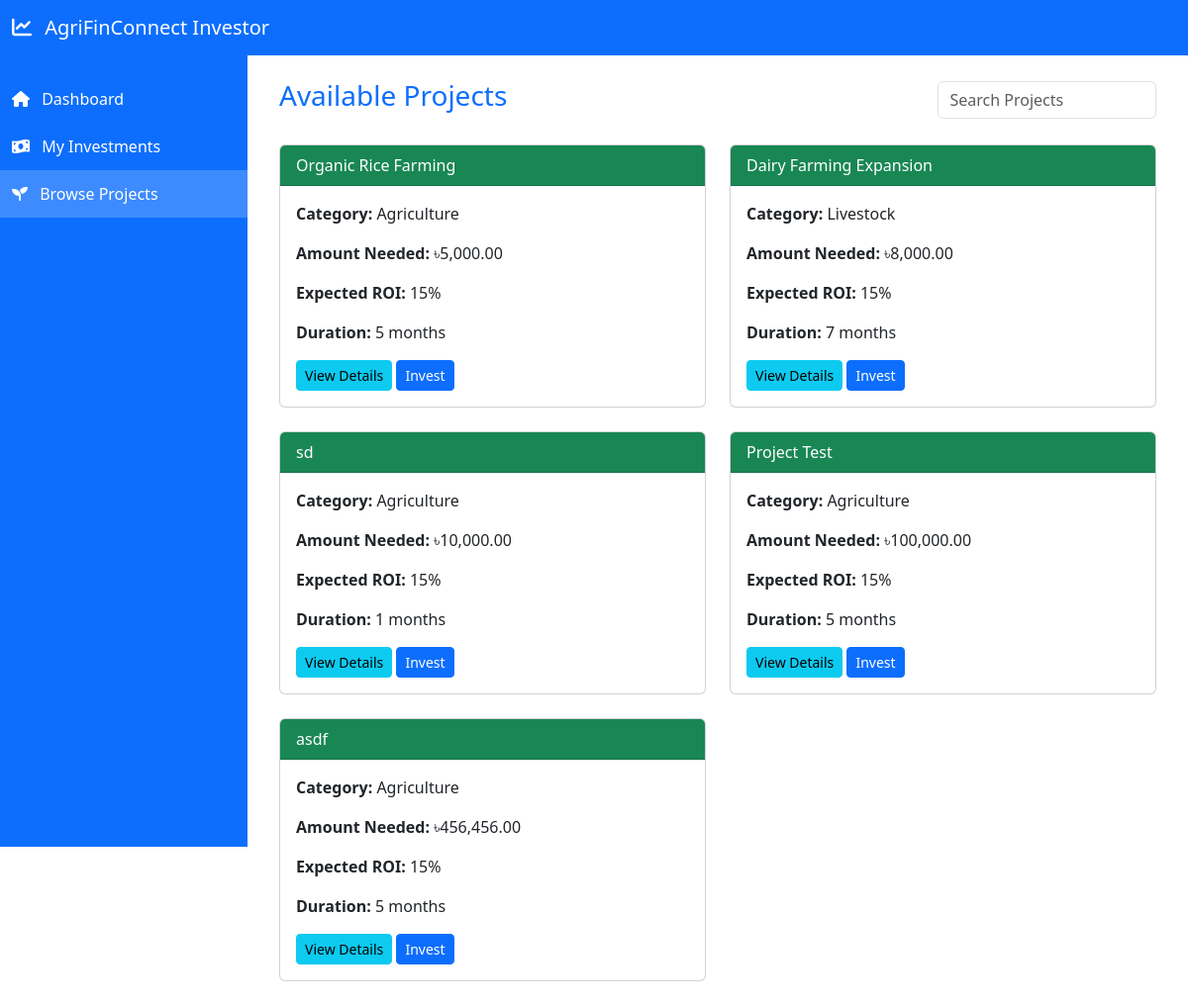
Page /investor/browse_projects.php (signed in) on the committed database.
### tables this page shows
CREATE TABLE `projects` (
  `id` int(11) NOT NULL,
  `farmer_id` int(11) DEFAULT NULL,
  `title` varchar(255) DEFAULT NULL,
  `description` text DEFAULT NULL,
  `category` varchar(255) DEFAULT NULL,
  `target_amount` decimal(15,2) DEFAULT NULL,
  `raised_amount` decimal(15,2) DEFAULT NULL,
  `start_date` date DEFAULT NULL,
  `end_date` date DEFAULT NULL,
  `status` enum('pending','approved','closed','finished') NOT NULL,
  `created_at` datetime DEFAULT NULL,
  `roi` decimal(5,2) DEFAULT NULL
);

### investor/browse_projects.php (the view, shortened to what this page needs)
<?php
$db_connection = databaseconnect();
$sql_approved_projects = "SELECT p.id, p.title, p.category, p.target_amount, p.start_date, p.end_date, p.description, p.farmer_id, p.roi FROM projects p WHERE p.status = 'approved'";
$result_approved_projects = $db_connection->query($sql_approved_projects);
?>
<!DOCTYPE html>
<html lang="en">
<head>
    <link href="https://cdn.jsdelivr.net/npm/bootstrap@5.3.0/dist/css/bootstrap.min.css" rel="stylesheet">
    <link rel="stylesheet" href="https://cdnjs.cloudflare.com/ajax/libs/font-awesome/6.0.0/css/all.min.css">
</head>
<body>
    <nav class="navbar navbar-expand-lg navbar-dark bg-primary fixed-top">
        <div class="container-fluid">
            <a class="navbar-brand" href="#"><i class="fas fa-chart-line me-2"></i> AgriFinConnect Investor</a>
        </div>
    </nav>
    <div class="sidebar">
        <ul class="nav flex-column">
            <li class="nav-item"><a class="nav-link" href="dashboard.php"><i class="fas fa-home me-2"></i> Dashboard</a></li>
            <li class="nav-item"><a class="nav-link" href="my_investments.php"><i class="fas fa-money-bill-wave me-2"></i> My Investments</a></li>
            <li class="nav-item"><a class="nav-link active" href="browse_projects.php"><i class="fas fa-seedling me-2"></i> Browse Projects</a></li>
        </ul>
    </div>
    <div class="main-content">
        <div class="container">
            <div class="d-flex justify-content-between align-items-center mb-4">
                <h3 class="text-primary">Available Projects</h3>
                <input type="text" class="form-control w-25" placeholder="Search Projects">
            </div>
            <div class="row">
                <?php
                if ($result_approved_projects->num_rows > 0) {
                    while ($project = $result_approved_projects->fetch_assoc()) {
                        $start_date = new DateTime($project['start_date']);
                        $end_date = new DateTime($project['end_date']);
                        $duration = $start_date->diff($end_date)->format('%m months');
                ?>
                        <div class="col-md-6 mb-4">
                            <div class="card">
                                <div class="card-header bg-success text-white"><?= $project['title'] ?></div>
                                <div class="card-body">
                                    <p><strong>Category:</strong> <?= $project['category'] ?></p>
                                    <p><strong>Amount Needed:</strong> ৳<?= number_format($project['target_amount'], 2) ?></p>
                                    <p><strong>Expected ROI:</strong> 15%</p>
                                    <p><strong>Duration:</strong> <?= $duration ?></p>
                                    <button class="btn btn-info btn-sm" data-bs-toggle="modal" data-bs-target="#viewProjectModal<?= $project['id'] ?>">View Details</button>
                                    <button class="btn btn-primary btn-sm" data-bs-toggle="modal" data-bs-target="#investModal<?= $project['id'] ?>">Invest</button>
                                </div>
                            </div>
                        </div>
                <?php
                    }
                } else {
                    echo "<div class='col-12'><p>No approved projects available.</p></div>";
                }
                ?>
            </div>
        </div>
    </div>
</body>
</html>

### investor/browse_projects.php (style rules this page uses)
.sidebar { height: 100vh; width: 250px; position: fixed; top: 56px; left: 0; background-color: #0d6efd; padding-top: 20px; color: white; }
.sidebar .nav-link { color: white; padding: 12px; }
.sidebar .nav-link:hover, .sidebar .nav-link.active { background-color: rgba(255, 255, 255, 0.2); }
.main-content { margin-left: 250px; padding: 20px; padding-top: 80px; }

### rows in the picture
projects: title "Organic Rice Farming", category "Agriculture", target_amount "5,000.00", duration "5 months"
projects: title "Dairy Farming Expansion", category "Livestock", target_amount "8,000.00", duration "7 months"
projects: title "sd", category "Agriculture", target_amount "10,000.00", duration "1 months"
projects: title "Project Test", category "Agriculture", target_amount "100,000.00", duration "5 months"
projects: title "asdf", category "Agriculture", target_amount "456,456.00", duration "5 months"
